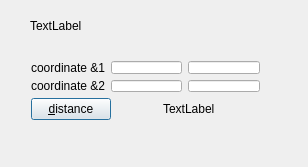
<?xml version="1.0" encoding="UTF-8"?>
<ui version="4.0">
 <class>MainDialog</class>
 <widget class="QDialog" name="MainDialog">
  <property name="geometry">
   <rect>
    <x>0</x>
    <y>0</y>
    <width>308</width>
    <height>167</height>
   </rect>
  </property>
  <property name="windowTitle">
   <string>Distance Calculation</string>
  </property>
  <widget class="QLabel" name="label_3">
   <property name="geometry">
    <rect>
     <x>30</x>
     <y>20</y>
     <width>54</width>
     <height>12</height>
    </rect>
   </property>
   <property name="text">
    <string>TextLabel</string>
   </property>
  </widget>
  <widget class="QWidget" name="">
   <property name="geometry">
    <rect>
     <x>20</x>
     <y>50</y>
     <width>251</width>
     <height>81</height>
    </rect>
   </property>
   <layout class="QVBoxLayout" name="verticalLayout">
    <item>
     <layout class="QGridLayout" name="gridLayout">
      <item row="0" column="0">
       <widget class="QLabel" name="label">
        <property name="text">
         <string>coordinate &amp;1</string>
        </property>
       </widget>
      </item>
      <item row="0" column="1">
       <widget class="QLineEdit" name="lineEdit"/>
      </item>
      <item row="0" column="2">
       <widget class="QLineEdit" name="lineEdit_2"/>
      </item>
      <item row="1" column="0">
       <widget class="QLabel" name="label_2">
        <property name="text">
         <string>coordinate &amp;2</string>
        </property>
       </widget>
      </item>
      <item row="1" column="1">
       <widget class="QLineEdit" name="lineEdit_3">
        <property name="baseSize">
         <size>
          <width>3</width>
          <height>3</height>
         </size>
        </property>
       </widget>
      </item>
      <item row="1" column="2">
       <widget class="QLineEdit" name="lineEdit_4"/>
      </item>
     </layout>
    </item>
    <item>
     <layout class="QHBoxLayout" name="horizontalLayout">
      <item>
       <widget class="QPushButton" name="pushButton">
        <property name="text">
         <string>&amp;distance</string>
        </property>
       </widget>
      </item>
      <item>
       <spacer name="horizontalSpacer">
        <property name="orientation">
         <enum>Qt::Horizontal</enum>
        </property>
        <property name="sizeHint" stdset="0">
         <size>
          <width>40</width>
          <height>20</height>
         </size>
        </property>
       </spacer>
      </item>
      <item>
       <widget class="QLabel" name="label_5">
        <property name="text">
         <string>TextLabel</string>
        </property>
       </widget>
      </item>
      <item>
       <spacer name="horizontalSpacer_2">
        <property name="orientation">
         <enum>Qt::Horizontal</enum>
        </property>
        <property name="sizeHint" stdset="0">
         <size>
          <width>40</width>
          <height>20</height>
         </size>
        </property>
       </spacer>
      </item>
     </layout>
    </item>
   </layout>
  </widget>
 </widget>
 <layoutdefault spacing="6" margin="11"/>
 <resources/>
 <connections/>
</ui>
